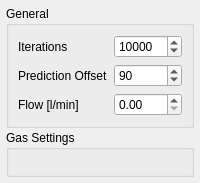
<?xml version="1.0" encoding="UTF-8"?>
<ui version="4.0">
 <author>Anton Rau</author>
 <class>CaloSettingsWidget</class>
 <widget class="QWidget" name="CaloSettingsWidget">
  <layout class="QVBoxLayout" name="verticalLayout">
   <property name="spacing">
    <number>4</number>
   </property>
   <property name="leftMargin">
    <number>4</number>
   </property>
   <property name="topMargin">
    <number>4</number>
   </property>
   <property name="rightMargin">
    <number>4</number>
   </property>
   <property name="bottomMargin">
    <number>4</number>
   </property>
   <item>
    <widget class="QScrollArea" name="scrollArea">
     <property name="frameShape">
      <enum>QFrame::Shape::NoFrame</enum>
     </property>
     <property name="widgetResizable">
      <bool>true</bool>
     </property>
     <widget class="QWidget" name="scrollAreaWidgetContents">
      <property name="geometry">
       <rect>
        <x>0</x>
        <y>0</y>
        <width>193</width>
        <height>205</height>
       </rect>
      </property>
      <layout class="QVBoxLayout" name="verticalLayout_2">
       <property name="spacing">
        <number>2</number>
       </property>
       <property name="leftMargin">
        <number>2</number>
       </property>
       <property name="topMargin">
        <number>2</number>
       </property>
       <property name="rightMargin">
        <number>2</number>
       </property>
       <property name="bottomMargin">
        <number>2</number>
       </property>
       <item>
        <widget class="QGroupBox" name="groupBoxGeneralSettings">
         <property name="title">
          <string>General</string>
         </property>
         <layout class="QFormLayout" name="formLayout">
          <item row="0" column="0">
           <widget class="QLabel" name="iterationsLabel">
            <property name="text">
             <string>Iterations</string>
            </property>
           </widget>
          </item>
          <item row="0" column="1">
           <widget class="QSpinBox" name="iterationsSpinBox">
            <property name="maximum">
             <number>1000000</number>
            </property>
            <property name="value">
             <number>10000</number>
            </property>
           </widget>
          </item>
          <item row="1" column="0">
           <widget class="QLabel" name="predictionOffsetLabel">
            <property name="text">
             <string>Prediction Offset</string>
            </property>
           </widget>
          </item>
          <item row="1" column="1">
           <widget class="QSpinBox" name="predictionOffsetSpinBox">
            <property name="value">
             <number>90</number>
            </property>
           </widget>
          </item>
          <item row="2" column="0">
           <widget class="QLabel" name="flowLabel">
            <property name="text">
             <string>Flow [l/min]</string>
            </property>
           </widget>
          </item>
          <item row="2" column="1">
           <widget class="QDoubleSpinBox" name="flowDoubleSpinBox"/>
          </item>
         </layout>
        </widget>
       </item>
       <item>
        <widget class="QGroupBox" name="groupBoxGasSettings">
         <property name="sizePolicy">
          <sizepolicy hsizetype="Expanding" vsizetype="Expanding">
           <horstretch>0</horstretch>
           <verstretch>0</verstretch>
          </sizepolicy>
         </property>
         <property name="title">
          <string>Gas Settings</string>
         </property>
         <layout class="QVBoxLayout" name="verticalLayout_3">
          <item>
           <widget class="CaloGasSettingsWidget" name="widgetO2Settings" native="true"/>
          </item>
          <item>
           <widget class="CaloGasSettingsWidget" name="widgetCO2Settings" native="true"/>
          </item>
         </layout>
        </widget>
       </item>
      </layout>
     </widget>
    </widget>
   </item>
  </layout>
 </widget>
 <customwidgets>
  <customwidget>
   <class>CaloGasSettingsWidget</class>
   <extends>QWidget</extends>
   <header>tse_analytics.modules.phenomaster.submodules.calo.views.calo_gas_settings_widget</header>
   <container>1</container>
  </customwidget>
 </customwidgets>
 <resources/>
 <connections/>
</ui>
